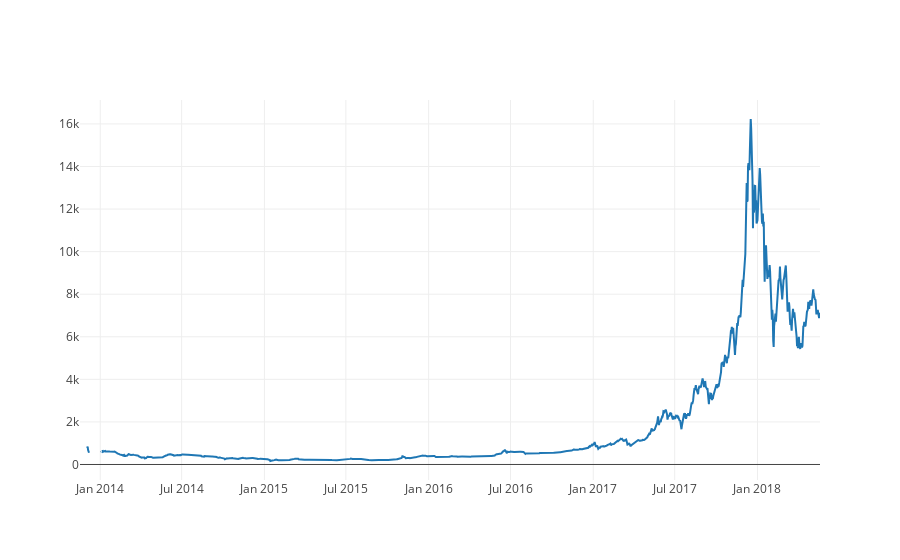

Notebook code cell kept with this figure:
### Code cell
# Gráfica con el precio BTC promedio
btc_trace = go.Scatter(x = btc_usd_datasets.index, y = btc_usd_datasets['avg_btc_price_usd'])
py.iplot([btc_trace])

### Figure 1 — Plotly figure (JSON) as saved in the notebook; plotly's stock layout.template omitted (floating-point values rounded to 4 significant figures; data arrays with more than 128 entries replaced by an {"elided": "..."} marker saying what was removed)
{"data": [{"type": "scatter", "x": {"elided": "1646 str values"}, "y": {"elided": "1646 float values"}}], "layout": {}}
